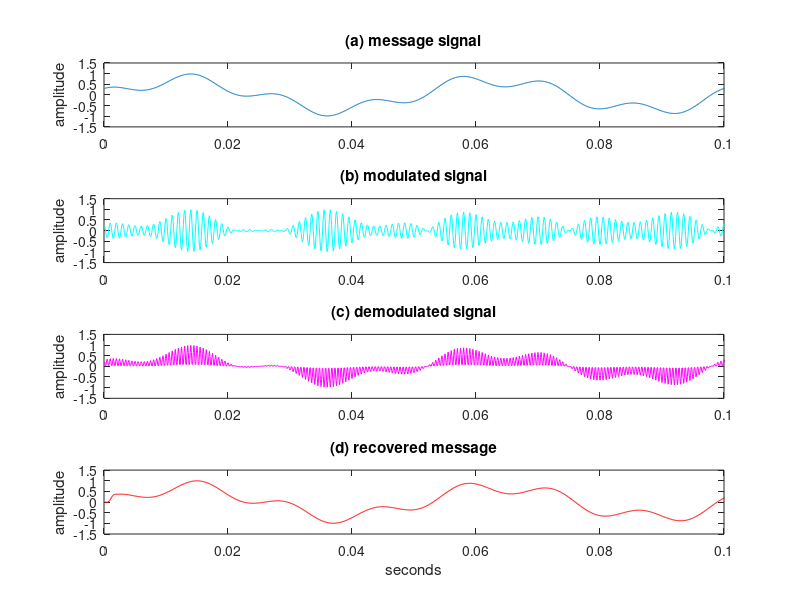
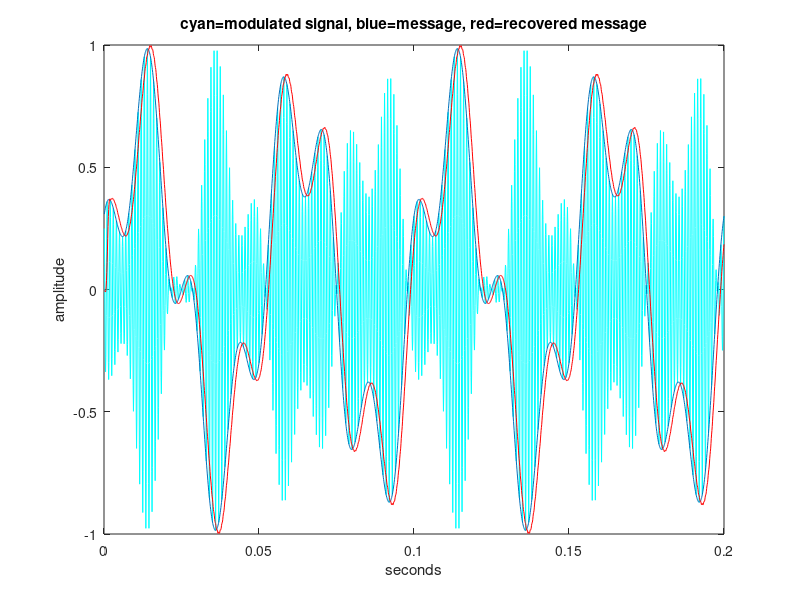

The MATLAB script that drew these images, in order:
% DSB_SC.m: suppressed carrier with (possible) freq and phase offsetstime=0.2; Ts=1/10000;                           % sampling interval and timet=Ts:Ts:time;                                   % define a "time" vector fc=1000; c=cos(2*pi*fc*t);                      % define carrier at freq fcm=.7*sin(2*pi*20*t)+.3*cos(2*pi*70*t);          % create "message" x = c.*m;                                       % modulate fd = 0; phi = 0;                                % freq & phase offsetsc2 = cos(2*pi*(fc+fd)*t+phi);                   % create cosine for demodulationb = x.*c2;                                      % demodulate received signalfbe=[0 0.05 0.25 1]; damps=[1 1 0 0]; L=20;     % low pass filter design h=firpm(L,fbe,damps);                           % impulse response of LPFmest=2*filter(h,1,b);                           % LPF the demodulated signal% generate the figurefigure(1)subplot(4,1,1), plot(t,m)ylabel('amplitude'); title('(a) message signal');axis([0,0.1,-1.5 1.5])subplot(4,1,2), plot(t,x,'c')ylabel('amplitude'); title('(b) modulated signal');axis([0,0.1, -1.5,1.5])subplot(4,1,3), plot(t,b,'m')ylabel('amplitude'); title('(c) demodulated signal');axis([0,0.1, -1.5,1.5])subplot(4,1,4), plot(t,mest,'r')ylabel('amplitude'); title('(d) recovered message');axis([0,0.1, -1.5, 1.5])xlabel('seconds');% this shows things a bit more clearly (but won't print well)figure(2)plot(t,x,'c') hold on plot(t,m) plot(t,mest,'r') ylabel('amplitude') xlabel('seconds') title('cyan=modulated signal, blue=message, red=recovered message')hold off% Question 4% Hay aliasing, así que al multiplicar por la sinusoide demoduladora% aparecen componentes cerca el 0 que el filtro paso bajo deja pasar% Al cambiar la fase del coseno que se utiliza para demodular la señal,% también cambia el factor por el que multiplicas la señal modulada;% llegando al punto de que cos (pi/2) = 0 => si la fase del coseno por el% que se multiplica es múltiplo impar de pi/2 la señal se anula% completamente, y si es múltiplo impar de pi la señal se demodula% invertida respecto al eje x